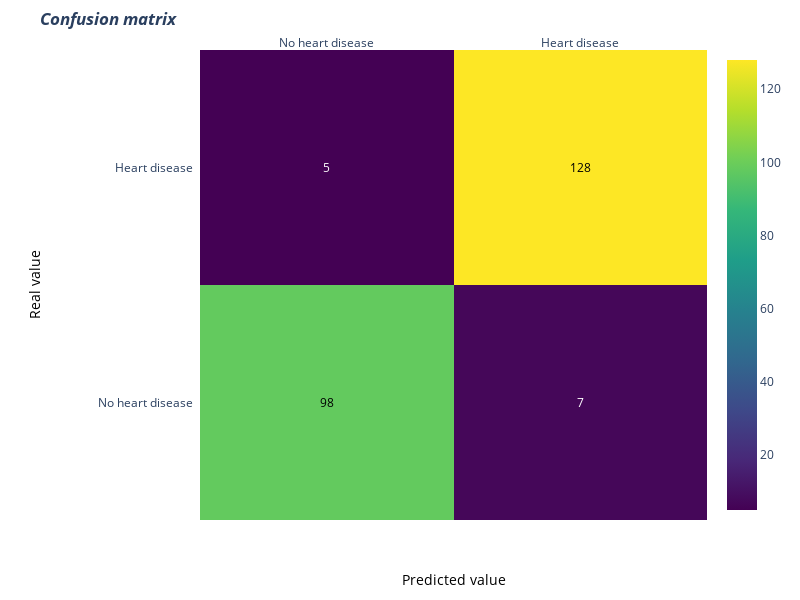

Notebook code for this chart:
### Code cell
cf = confusion_matrix(y_test, y_pred_rf_tuned)
confusion_matrix_plot(cf)

### Figure 1 — Plotly figure (JSON) as saved in the notebook; plotly's stock layout.template omitted (floating-point values rounded to 4 significant figures)
{"data": [{"colorscale": [[0, "#440154"], [0.1111, "#482878"], [0.2222, "#3e4989"], [0.3333, "#31688e"], [0.4444, "#26828e"], [0.5556, "#1f9e89"], [0.6667, "#35b779"], [0.7778, "#6ece58"], [0.8889, "#b5de2b"], [1, "#fde725"]], "reversescale": false, "showscale": true, "type": "heatmap", "x": ["No heart disease", "Heart disease"], "y": ["No heart disease", "Heart disease"], "z": [[98, 7], [5, 128]]}], "layout": {"annotations": [{"font": {"color": "#000000"}, "showarrow": false, "text": "98", "x": "No heart disease", "xref": "x", "y": "No heart disease", "yref": "y"}, {"font": {"color": "#FFFFFF"}, "showarrow": false, "text": "7", "x": "Heart disease", "xref": "x", "y": "No heart disease", "yref": "y"}, {"font": {"color": "#FFFFFF"}, "showarrow": false, "text": "5", "x": "No heart disease", "xref": "x", "y": "Heart disease", "yref": "y"}, {"font": {"color": "#000000"}, "showarrow": false, "text": "128", "x": "Heart disease", "xref": "x", "y": "Heart disease", "yref": "y"}, {"font": {"color": "black", "size": 14}, "showarrow": false, "text": "Predicted value", "x": 0.5, "xref": "paper", "y": -0.15, "yref": "paper"}, {"font": {"color": "black", "size": 14}, "showarrow": false, "text": "Real value", "textangle": -90, "x": -0.35, "xref": "paper", "y": 0.5, "yref": "paper"}], "height": 600, "margin": {"l": 200, "t": 50}, "title": {"text": "<i><b>Confusion matrix</b></i>"}, "width": 800, "xaxis": {"dtick": 1, "gridcolor": "rgb(0, 0, 0)", "side": "top", "ticks": ""}, "yaxis": {"dtick": 1, "ticks": "", "ticksuffix": "  "}}}
